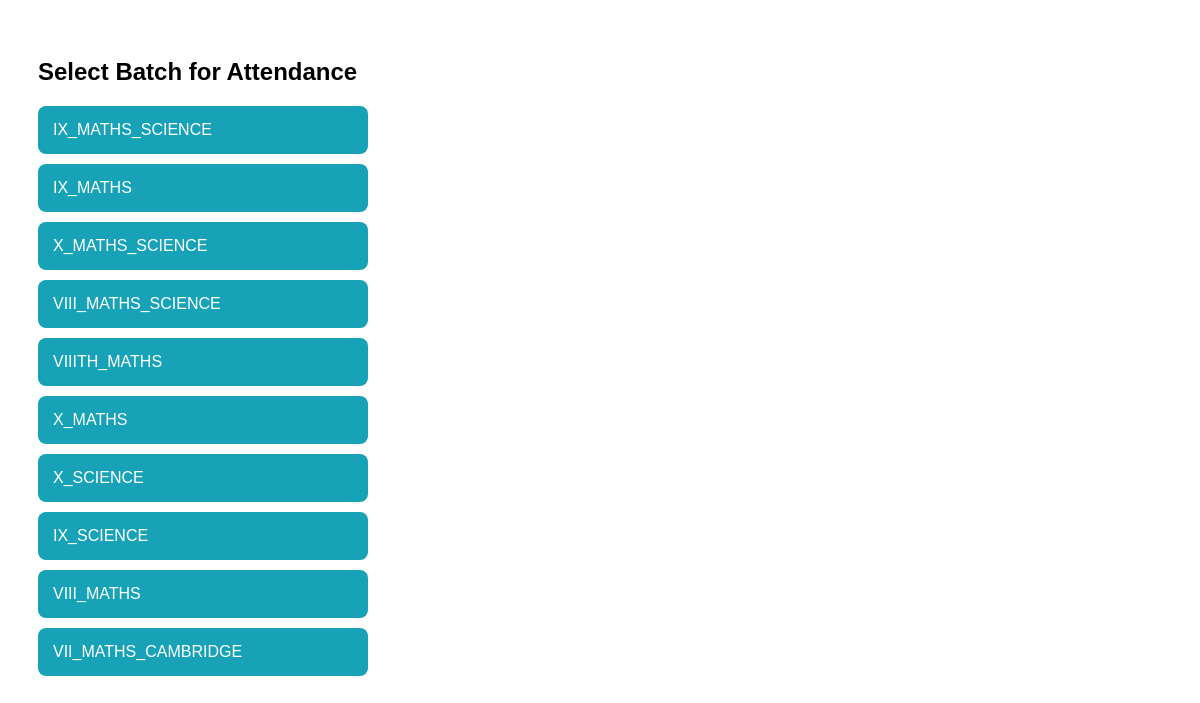
The page /attendance/ on the database its author committed.
### students/models.py (models this page shows, shortened)
class Batch(models.Model):
    batch_name = models.CharField(max_length=50)
    student_class = models.CharField(max_length=20, blank=True, null=True)

### students/views.py (the view)
# urls.py: path('attendance/', views.attendance_batches, name='attendance_batches'),
def attendance_batches(request):
    batches = Batch.objects.all()
    return render(request, 'attendance/batches.html', {'batches': batches})

### templates/attendance/batches.html (shortened to what this page needs)
<!DOCTYPE html>
<html>
<head>
</head>
<body>
<h2>Select Batch for Attendance</h2>
{% for batch in batches %}
    <a href="/attendance/{{ batch.id }}/" class="batch-card">
        {{ batch.batch_name }}
    </a>
{% empty %}
    <p>No batches found</p>
{% endfor %}
</body>
</html>

### templates/attendance/batches.html (style rules this page uses)
body { font-family: Arial; padding: 30px; }
h2 { margin-bottom: 20px; }
.batch-card { display: block; padding: 15px; margin-bottom: 10px; background: #17a2b8; color: white; text-decoration: none; border-radius: 8px; width: 300px; }

### rows shown on the page
Batch: batch_name "IX_MATHS_SCIENCE"
Batch: batch_name "IX_MATHS"
Batch: batch_name "X_MATHS_SCIENCE"
Batch: batch_name "VIII_MATHS_SCIENCE"
Batch: batch_name "VIIITH_MATHS"
Batch: batch_name "X_MATHS"
Batch: batch_name "X_SCIENCE"
Batch: batch_name "IX_SCIENCE"
Batch: batch_name "VIII_MATHS"
Batch: batch_name "VII_MATHS_CAMBRIDGE"
